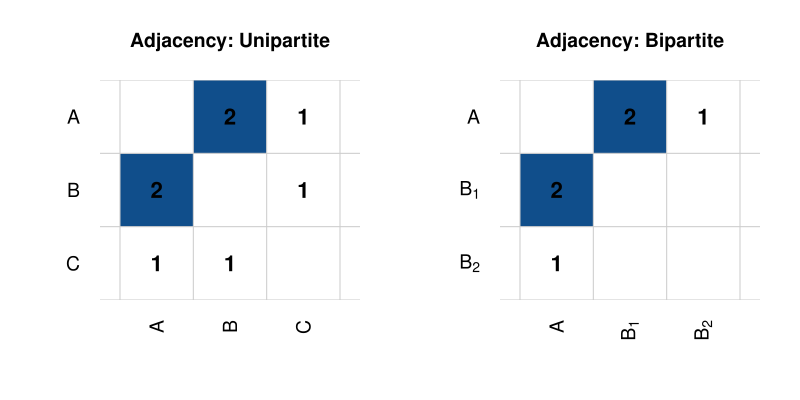

This chart was generated by the following R code:
library(igraph)

# Graphs with edges (including B-C in unipartite)
edges1 <- c("A", "B", "A", "B", "A", "C", "B", "C")
g1 <- graph(edges1, directed = FALSE)

edges2 <- c("A", "B_1", "A", "B_1", "A", "B_2")
g2 <- graph(edges2, directed = FALSE)

adj1 <- as.matrix(as_adjacency_matrix(g1, sparse = FALSE))
adj2 <- as.matrix(as_adjacency_matrix(g2, sparse = FALSE))

adj1 <- adj1[c("A", "B", "C"), c("A", "B", "C")]
adj2 <- adj2[c("A", "B_1", "B_2"), c("A", "B_1", "B_2")]

# Custom colors: white (no edge) to blue (edge)
col_palette <- colorRampPalette(c("white", "dodgerblue4"))(2)

# Function to plot adjacency matrix nicely with optional expression labels
plot_adj_matrix <- function(adj, main_title, use_expression_labels = FALSE) {
  n <- nrow(adj)
  image(
    1:n, 1:n, t(adj[n:1, ]),
    col = col_palette,
    axes = FALSE,
    xlab = "", ylab = "",
    main = main_title,
    asp = 1
  )

  # Add grid lines between squares
  abline(h = 0:(n) + 0.5, v = 0:(n) + 0.5, col = "grey80")

  # Axis labels: use expressions if requested
  if (use_expression_labels) {
    # Correctly define expression vector
    x_labels <- c(expression(A), expression(B[1]), expression(B[2]))
    y_labels <- rev(x_labels)

    axis(1, at = 1:n, labels = x_labels, tick = FALSE, las = 2, cex.axis = 1.2)
    axis(2, at = 1:n, labels = y_labels, tick = FALSE, las = 2, cex.axis = 1.2)
  } else {
    axis(1, at = 1:n, labels = colnames(adj), tick = FALSE, las = 2, cex.axis = 1.2)
    axis(2, at = 1:n, labels = rev(rownames(adj)), tick = FALSE, las = 2, cex.axis = 1.2)
  }

  # Add numeric labels inside squares
  for (i in 1:n) {
    for (j in 1:n) {
      val <- adj[i, j]
      if (val > 0) {
        text(j, n - i + 1, labels = val, col = "black", cex = 1.3, font = 2)
      }
    }
  }
}

# Plot both side by side in PDF
pdf("examples/adj_matr.pdf", width = 8, height = 4)
par(mfrow = c(1, 2), mar = c(5, 5, 4, 2))

plot_adj_matrix(adj1, "Adjacency: Unipartite", use_expression_labels = FALSE)
plot_adj_matrix(adj2, "Adjacency: Bipartite", use_expression_labels = TRUE)

dev.off()
